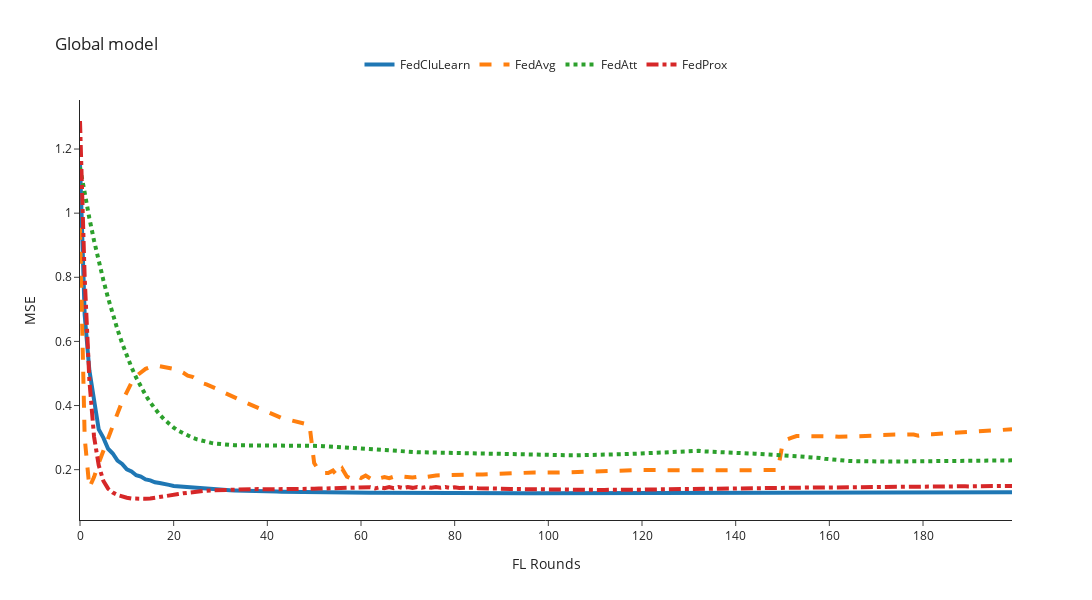

Source (notebook cell):
### Code cell
mse_column = 'mse'
# n_rounds, y = preprocessing_results(filenames=[global_FedCluLearn, global_FedCluLearn_recent, global_FedCluLearn_percentage, global_FedAvg, global_FedAtt, global_FedProx, global_FedCluLearn_Prox, global_FedCluLearn_Prox_recent, None], mse_column=mse_column)
# global_filenames = [global_FedCluLearn, global_FedAvg, global_FedAtt, global_FedProx, global_FedCluLearn_Prox]
global_filenames = [global_FedCluLearn, global_FedAvg, global_FedAtt, global_FedProx, global_FedCluLearn_Prox]
n_rounds, y = preprocessing_results(filenames=global_filenames, mse_column=mse_column)
#Avg {mse_column.upper()} Global model
plot_plotly(n_rounds, y, title=f'Global model', y_axis_title=f'{mse_column.upper()}', y_axis_max=1)

### Figure 1 — Plotly figure (JSON) as saved in the notebook; plotly's stock layout.template omitted (floating-point values rounded to 4 significant figures; data arrays with more than 128 entries replaced by an {"elided": "..."} marker saying what was removed)
{"data": [{"line": {"dash": "solid", "width": 4}, "mode": "lines", "name": "FedCluLearn", "type": "scatter", "x": {"elided": "201 int values"}, "y": {"elided": "200 float values"}}, {"line": {"dash": "dash", "width": 4}, "mode": "lines", "name": "FedAvg", "type": "scatter", "x": {"elided": "201 int values"}, "y": {"elided": "200 float values"}}, {"line": {"dash": "dot", "width": 4}, "mode": "lines", "name": "FedAtt", "type": "scatter", "x": {"elided": "201 int values"}, "y": {"elided": "200 float values"}}, {"line": {"dash": "dashdot", "width": 4}, "mode": "lines", "name": "FedProx", "type": "scatter", "x": {"elided": "201 int values"}, "y": {"elided": "200 float values"}}], "layout": {"height": 600, "legend": {"orientation": "h", "x": 0.5, "xanchor": "center", "y": 1.05, "yanchor": "bottom"}, "title": {"text": "Global model"}, "width": 1200, "xaxis": {"autorange": true, "range": [0, 199], "title": {"text": "FL Rounds"}, "type": "linear"}, "yaxis": {"autorange": true, "range": [0.043, 1.353], "title": {"text": "MSE"}, "type": "linear"}}}
